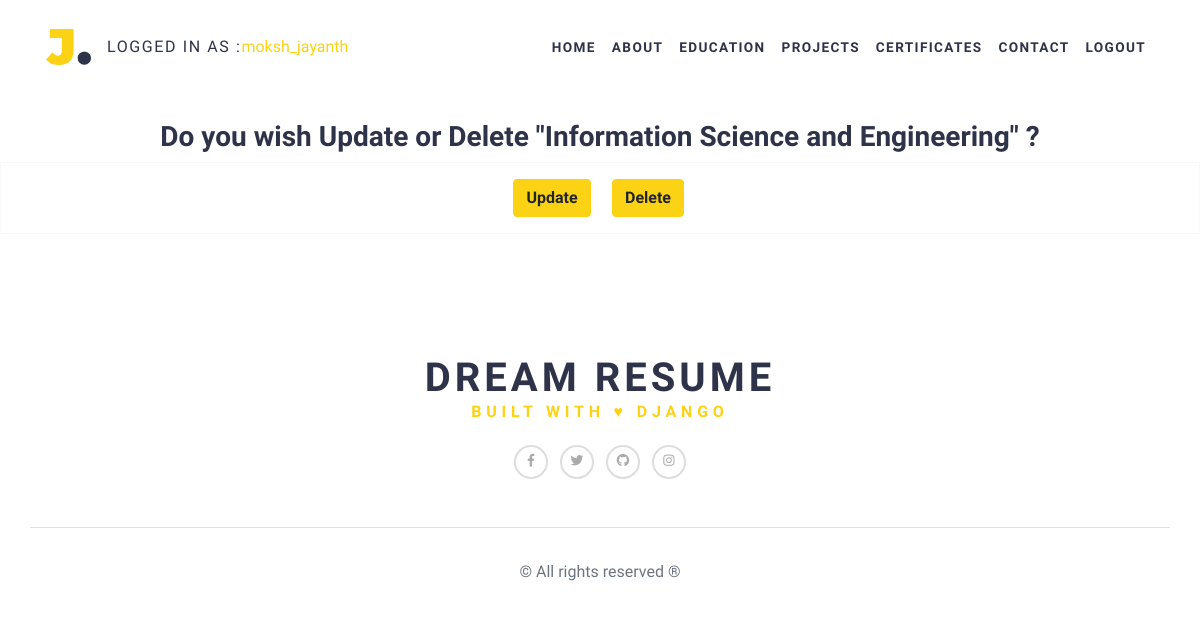
The page /form/eduform/detail/7 (signed in) on the database its author committed.
### content/models.py (models this page shows, shortened)
class User(AbstractUser):
    pass

class Education(models.Model):
    user_profile = models.ForeignKey(UserProfile, on_delete=models.CASCADE)
    duration = models.CharField(max_length=45)
    course = models.CharField(max_length=45)
    university = models.CharField(max_length=45)
    place = models.CharField(max_length=45)
    description = models.TextField()

### content/views.py (the view)
# urls.py: path('eduform/detail/<int:pk>', DetailedEdu.as_view(),name="detailed-edu"),
class DetailedEdu(DetailView):
    template_name = "content/detail_edu.html"
    queryset = Education.objects.all()
    context_object_name = "record"

### content/templates/content/detail_edu.html
{% extends "base.html" %}
{% load crispy_forms_tags %}
{% block content %}
<h3 style="text-align: center;"> Do you wish Update or Delete "{{record.course}}" ?</h3>
<div class="border border-light p-3 mb-4">
      <div class="d-flex align-items-center justify-content-center">
            <div class="row">
                  <div class="col-6">
                        <a type="submit" class="btn btn-primary" href={% url 'content:update-edu' record.pk %}>Update</a>
                  </div>
                  <div class="col-6">
                        <a type="submit" class="btn btn-primary" href={% url 'content:delete-edu' record.pk %}>Delete</a>
                  </div>
            </div>
      </div>
</div>
{% endblock content %}

### templates/header.html (shortened to what this page needs)
{% load static %}
<header class="header">
      <nav class="navbar navbar-light navbar-expand-lg fixed-top" id="navbar">
        <div class="container"><a class="navbar-brand" href=" "><img src="{% static 'img/logo.svg' %}" alt="" width="45"></a>
        {% if request.user.is_authenticated %}
        <span class="text-uppercase">Logged in as :</span> <span class="text-primary">{{request.user.username}}</span>
        {% endif %}
          <div class="collapse navbar-collapse" id="navbarSupportedContent">
            <ul class="navbar-nav ms-auto">
              <li class="nav-item"><a class="nav-link text-uppercase active" href="/#hero">Home <span class="sr-only">(current)</span></a></li>
              <li class="nav-item"><a class="nav-link text-uppercase" href="/#about">About</a></li>
              <li class="nav-item"><a class="nav-link text-uppercase" href="/#education">Education</a></li>
              <li class="nav-item"><a class="nav-link text-uppercase" href="/#experience">Projects</a></li>
              <li class="nav-item"><a class="nav-link text-uppercase" href="#expertise">Certificates</a></li>
              <li class="nav-item"><a class="nav-link text-uppercase" href="/#contact">Contact</a></li>
              {% if request.user.is_authenticated %}
              <li class="nav-item"><a class="nav-link text-uppercase" href={% url 'logout'  %}>Logout</a></li>
              {% else %}
              <li class="nav-item"><a class="nav-link text-uppercase" href={% url 'signup'  %}>Sign Up</a></li>
              {% endif %}
            </ul>
          </div>
        </div>
      </nav>
    </header>

### rows shown on the page
User: user.username "moksh_jayanth"
Education: course "Information Science and Engineering"
